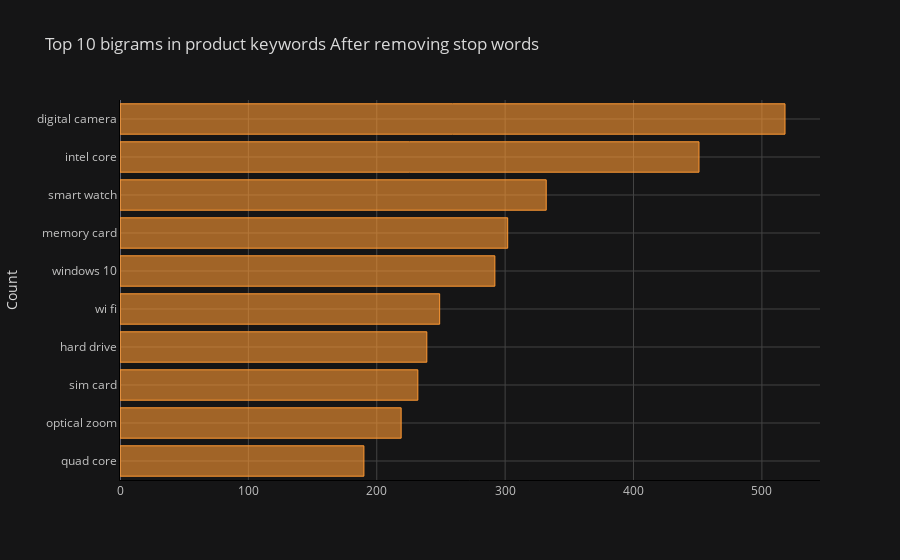

Notebook code cell kept with this figure:
### Markdown cell above
Bigrams Frequency Distribution After Removing Stop Word

### Code cell
common_words = get_top_n_words(df['keywords'], n=10, remove_stop_words=True, ngram_from=2, ngram_to=2)

df4 = pd.DataFrame(common_words, columns = ['keywords' , 'count'])

df4.groupby('keywords').sum()['count'].sort_values().iplot(
    kind='barh', yTitle='Count', linecolor='black', title='Top 10 bigrams in product keywords after removing stop words'
)

### Figure 1 — Plotly figure (JSON) as saved in the notebook; plotly's stock layout.template omitted (floating-point values rounded to 4 significant figures)
{"data": [{"marker": {"color": "rgba(255, 153, 51, 0.6)", "line": {"color": "rgba(255, 153, 51, 1.0)", "width": 1}}, "name": "count", "orientation": "h", "text": "", "type": "bar", "x": [190, 219, 232, 239, 249, 292, 302, 332, 451, 518], "y": ["quad core", "optical zoom", "sim card", "hard drive", "wi fi", "windows 10", "memory card", "smart watch", "intel core", "digital camera"]}], "layout": {"legend": {"bgcolor": "#151516", "font": {"color": "#D9D9D9"}}, "paper_bgcolor": "#151516", "plot_bgcolor": "#151516", "title": {"font": {"color": "#D9D9D9"}, "text": "Top 10 bigrams in product keywords After removing stop words"}, "xaxis": {"gridcolor": "#434343", "linecolor": "black", "showgrid": true, "tickfont": {"color": "#C2C2C2"}, "title": {"font": {"color": "#D9D9D9"}, "text": ""}, "zerolinecolor": "#666570"}, "yaxis": {"gridcolor": "#434343", "linecolor": "black", "showgrid": true, "tickfont": {"color": "#C2C2C2"}, "title": {"font": {"color": "#D9D9D9"}, "text": "Count"}, "zerolinecolor": "#666570"}}}
